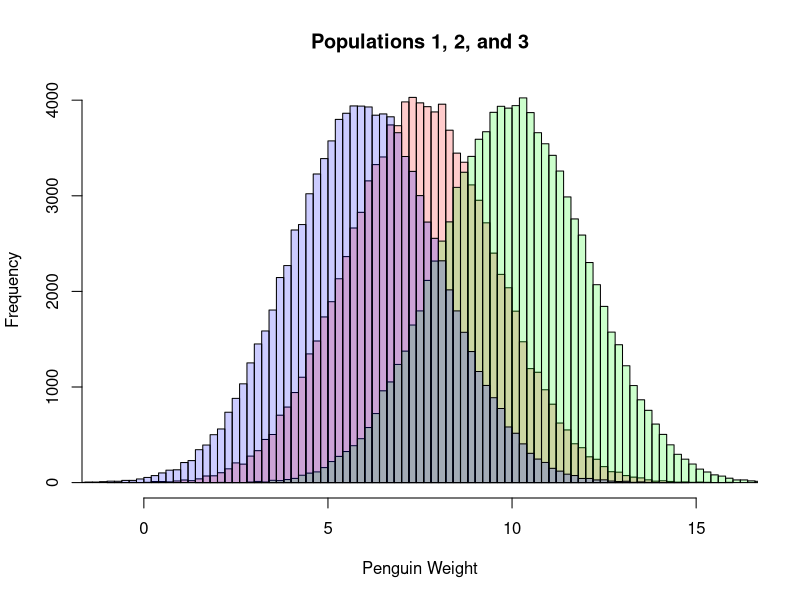
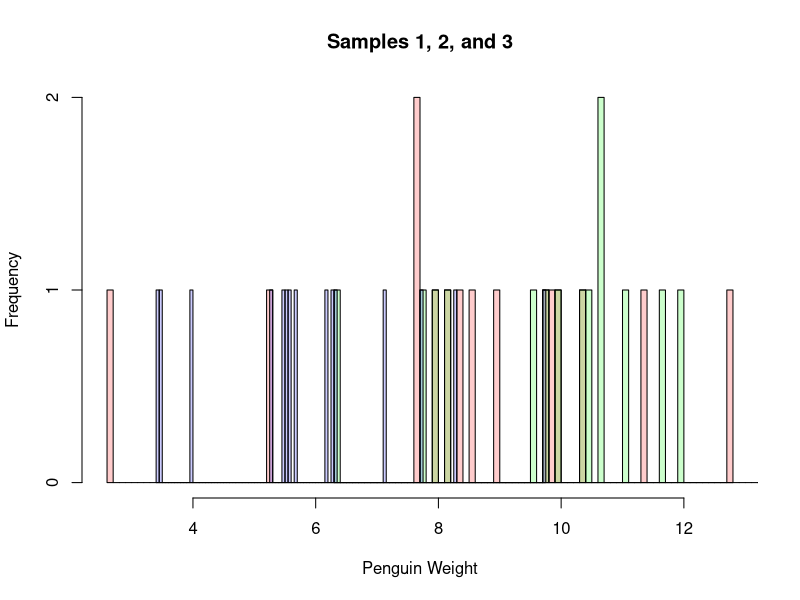
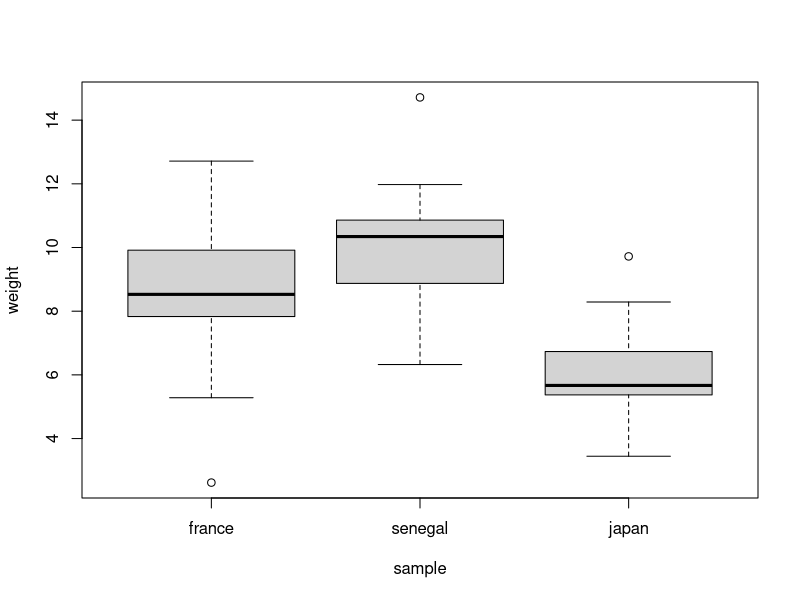
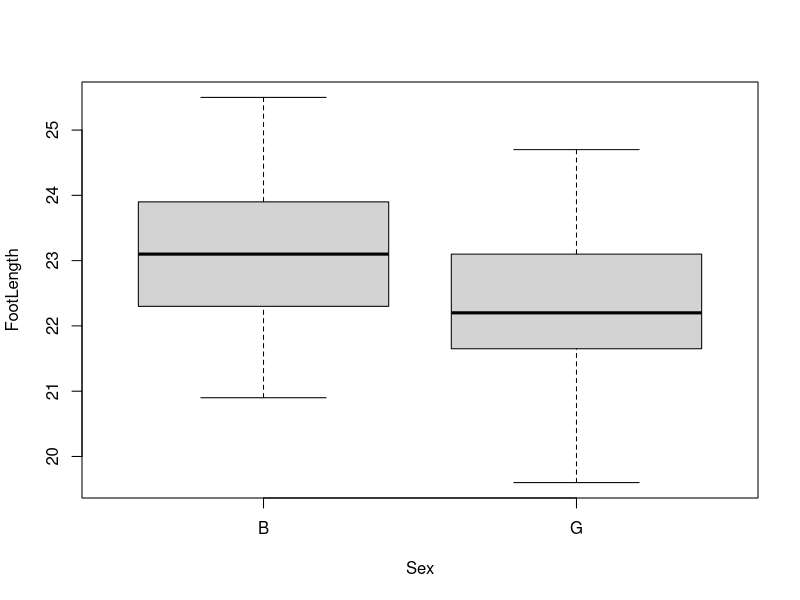
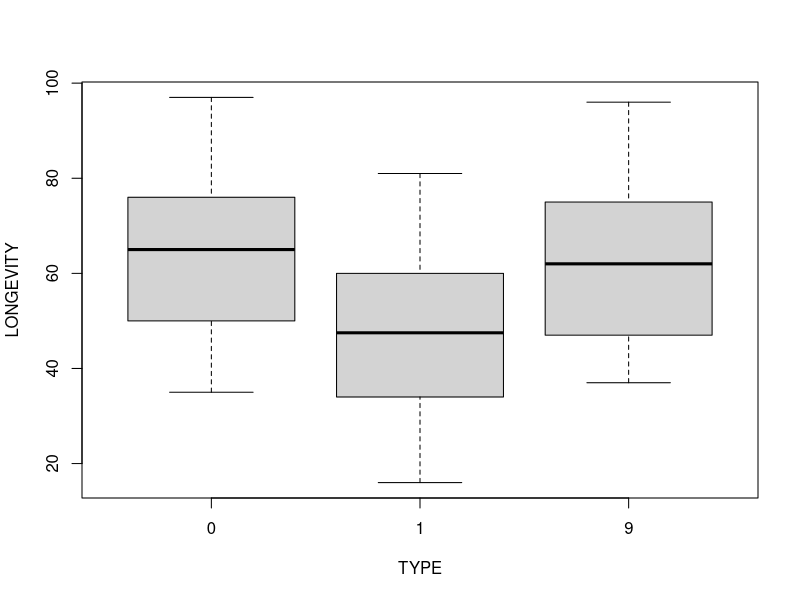

The R source for these figures, in order:
## ---- chunk 1
knitr::opts_chunk$set(echo = TRUE)
## ---- chunk 2
library(reshape)
## ---- chunk 3
sample_size <- 15

population1 <- rnorm(100000, mean = 7.5, sd = 2)
population2 <- rnorm(100000, mean = 10, sd = 2)
population3 <- rnorm(100000, mean = 6, sd = 2)

hist(population1, breaks=100, col=rgb(1,0,0,0.2), main='', xlab = 'Penguin Weight')
hist(population2, breaks=100,  add=TRUE, col=rgb(0,1,0,0.2))
hist(population3, breaks=100,  add=TRUE, col=rgb(0,0,1,0.2))
title('Populations 1, 2, and 3')
## ---- chunk 4


france <- sample(population1, sample_size)
senegal <- sample(population2, sample_size)
japan <- sample(population3, sample_size)

hist(france, breaks=100, col=rgb(1,0,0,0.2), main='', xlab='Penguin Weight')
hist(senegal, breaks=100,  add=TRUE, col=rgb(0,1,0,0.2))
hist(japan, breaks=100,  add=TRUE, col=rgb(0,0,1,0.2))
title('Samples 1, 2, and 3')

data <-data.frame(cbind(france,senegal,japan))
data<-melt(data, id.vars=c())
colnames(data) <- c('sample', 'weight')
data$sample<-factor(data$sample)
head(data)
tail(data)
## ---- chunk 5
boxplot(weight ~ sample, data = data)
## ---- chunk 6
result <- aov(weight ~ sample, data = data)
summary(result)
## ---- chunk 7
result <- lm(weight ~ sample, data = data)
summary(result)
## ---- chunk 8
contrasts(data$sample) <- contr.sum(n = 3)
result <- lm(weight ~ sample, data = data)
summary(result)
## ---- chunk 9
library(tidyverse)
feet <- read_csv('data/feet.csv')
head(feet)
## ---- chunk 10
model <- lm(FootLength ~ Sex, data = feet)
summary(model)
## ---- chunk 11
boxplot(FootLength ~ Sex, data = feet)
## ---- chunk 12
flies <- read_csv('data/flies.csv')
head(flies)

model <- lm(LONGEVITY ~ TYPE, data = flies)
summary(model)
## ---- chunk 13
boxplot(LONGEVITY ~ TYPE, data = flies)
